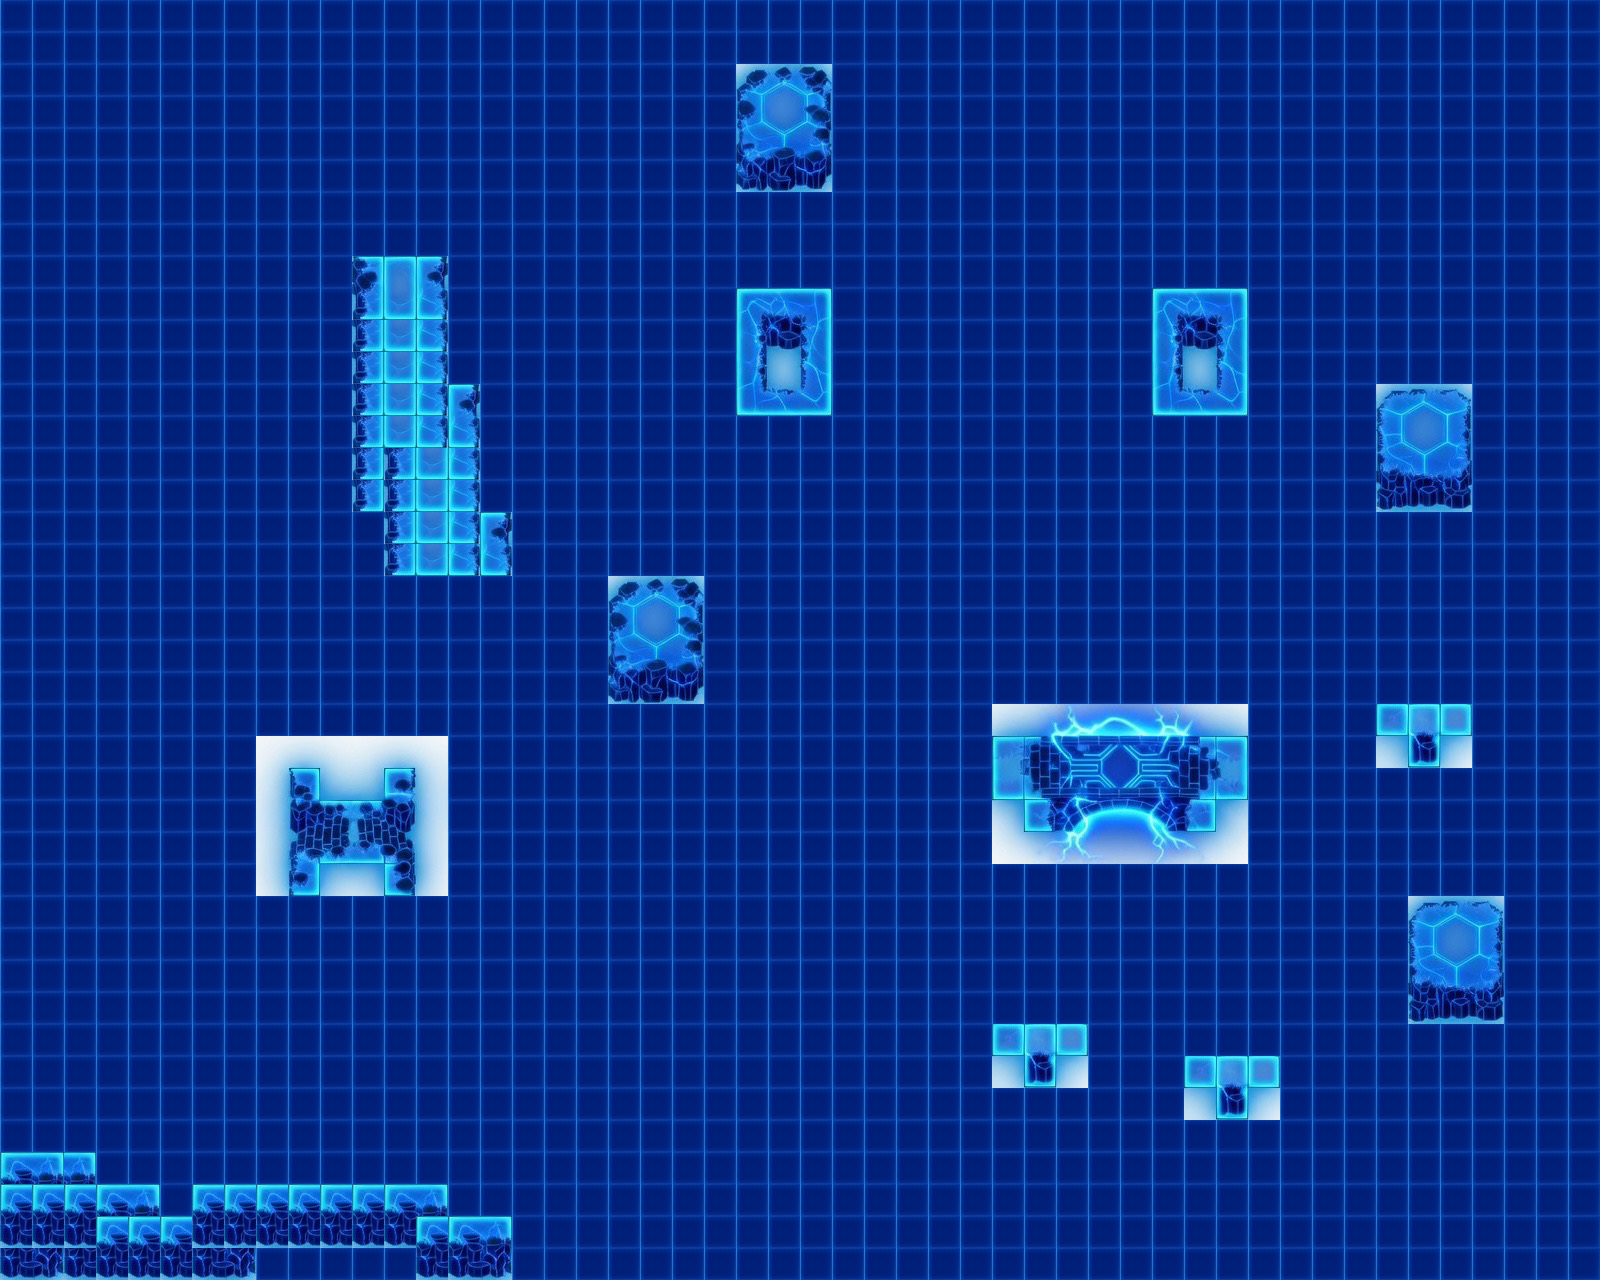

A level layout from a 2D game, rendered from its tile map. Below: a short description, then the map file with tile-grid data replaced by summaries:
An orthogonal 50x40 tile map with 32x32 px tiles, 2 tile layers (Ground, Tile Layer 2).

<map version="1.10" tiledversion="1.12.1" orientation="orthogonal" renderorder="right-down" width="50" height="40" tilewidth="32" tileheight="32" infinite="0" nextlayerid="3" nextobjectid="1">
 <tileset firstgid="1" source="tilesets/tileset-storm.tsx" />
 <layer id="1" name="Ground" width="50" height="40">
  <data>[2000 cells, 2000 non-empty, 1 distinct tile ids]</data>
 </layer>
 <layer id="2" name="Tile Layer 2" width="50" height="40">
  <data>[2000 cells, 239 non-empty, 122 distinct tile ids]</data>
 </layer>
</map>
